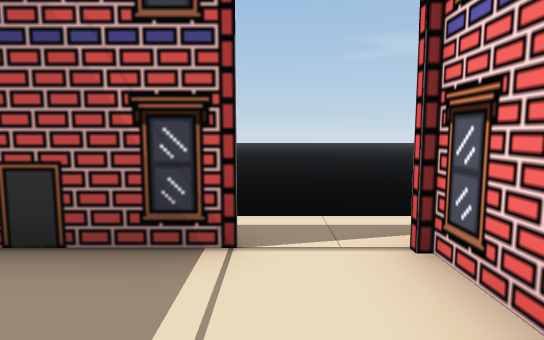
view 1 (above)

24 first-person views from a walk through a Unity game level. The camera is 1.5 m above the floor, tilts 6° down and sees 75° across. The floor is counted in squares, 1.8 m on a side. Each view is taken from the middle of a square. On the plan, view 1 faces up. The plan holds only what a view shows up to about 12 squares ahead; the rest is blank. The place goes on beyond the plan. The player is left out.

view 2
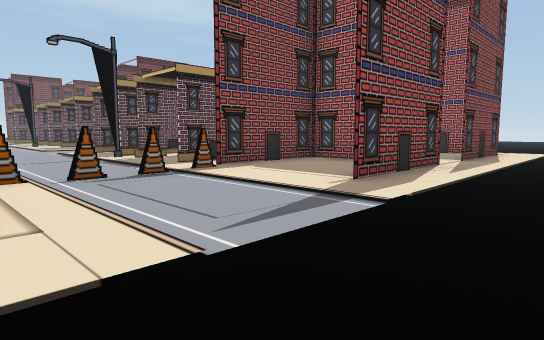

view 3
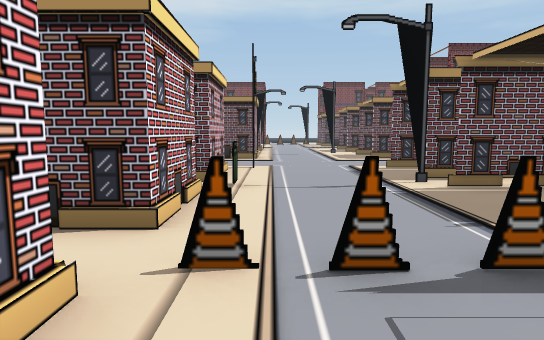

view 4
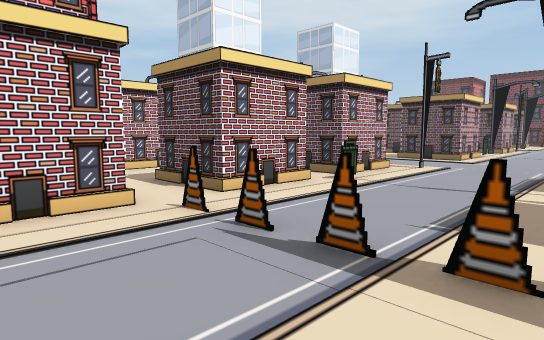

view 5
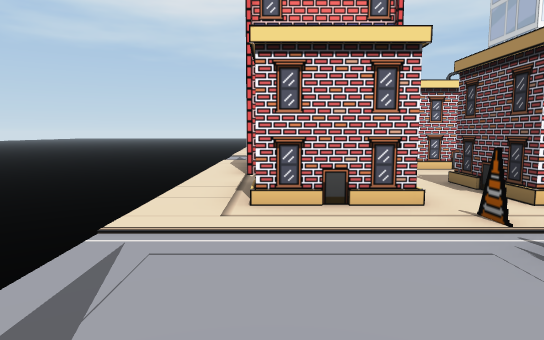

view 6
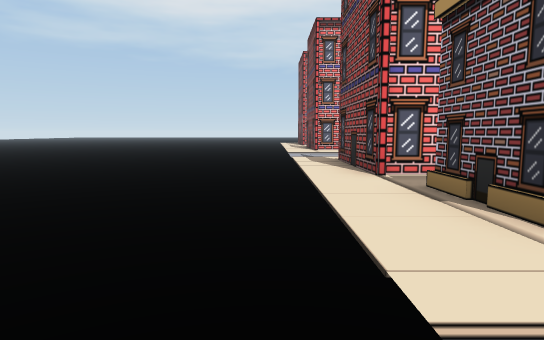

view 7
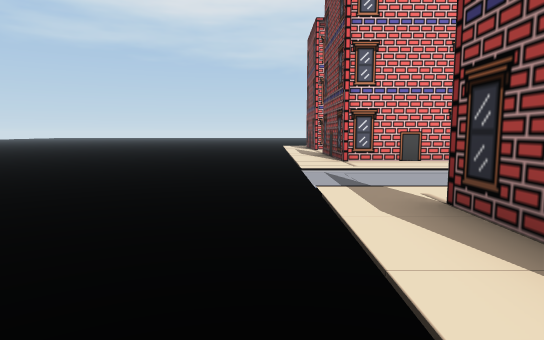

view 8
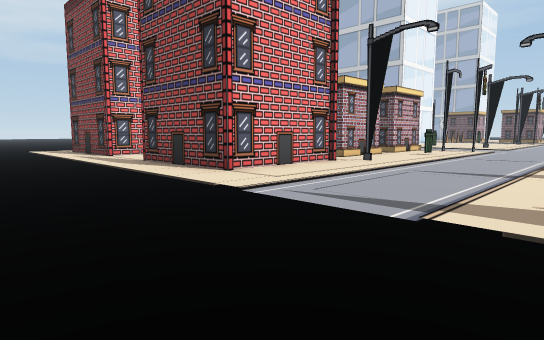

view 9
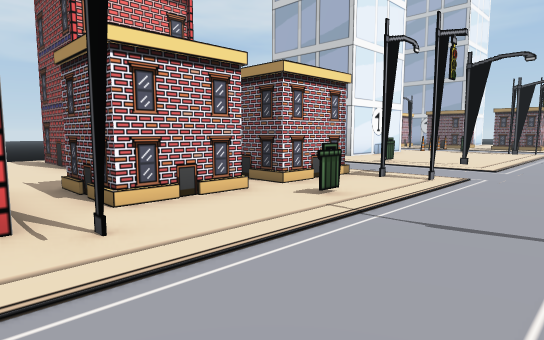

view 10
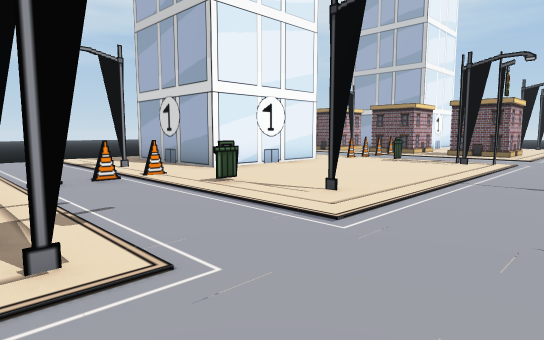

view 11
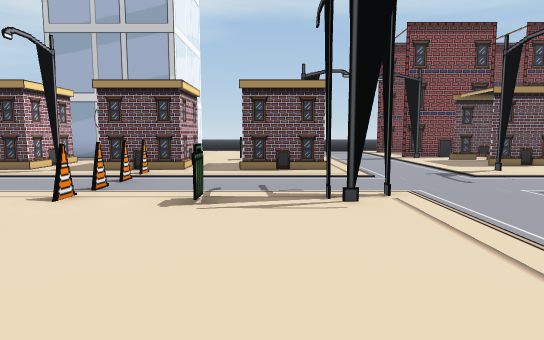

view 12
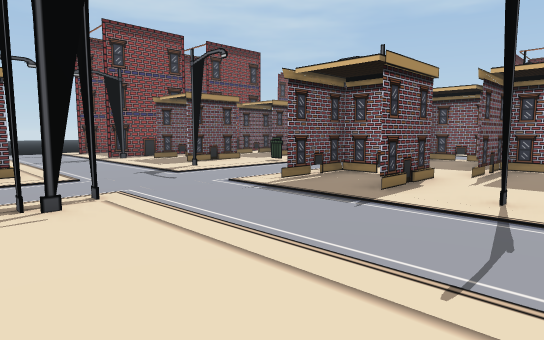

view 13
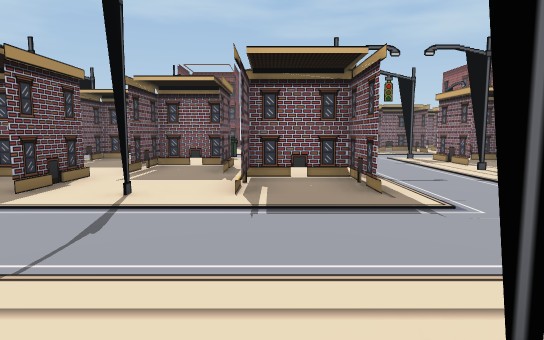

view 14
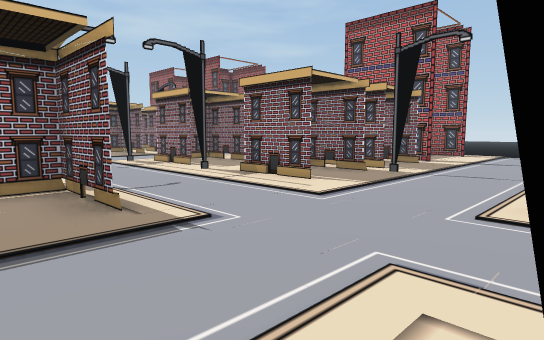

view 15
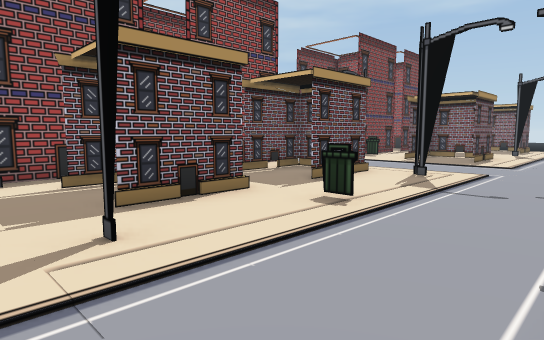

view 16
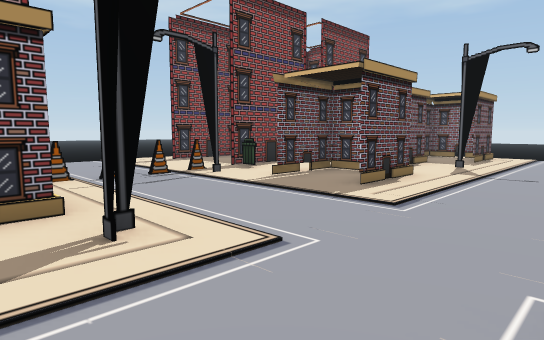

view 17
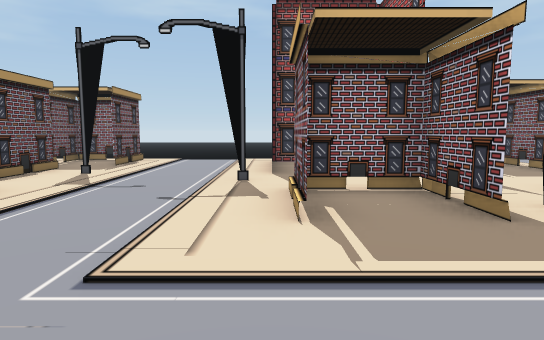

view 18
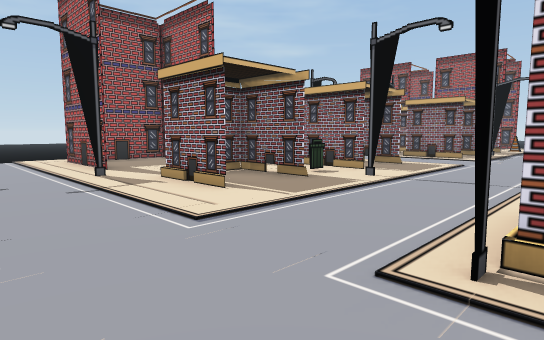

view 19
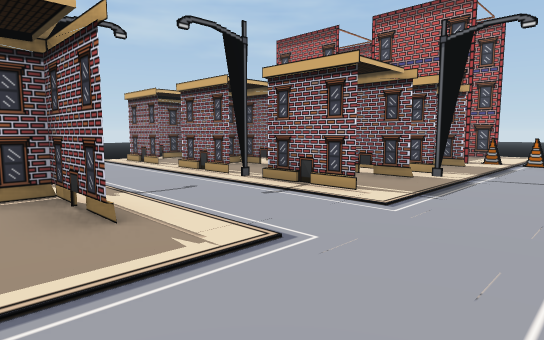

view 20
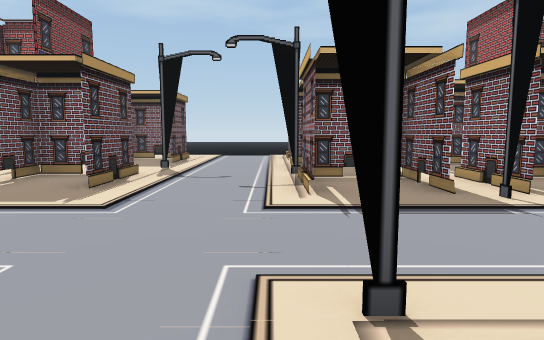

view 21
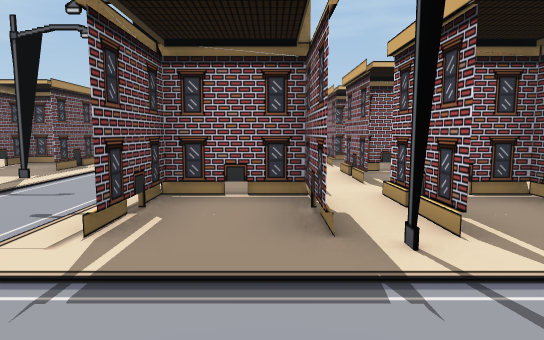

view 22
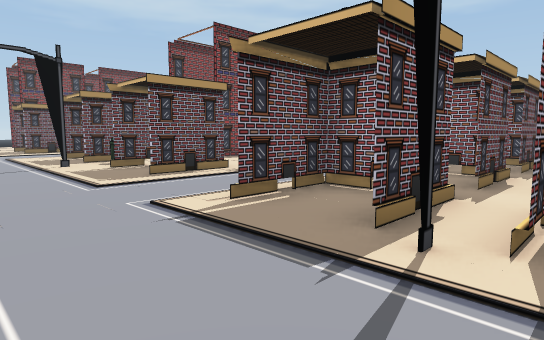

view 23
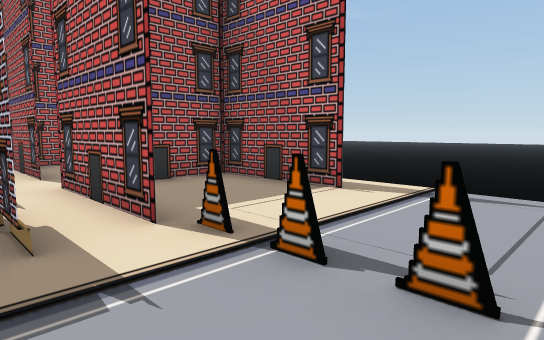

view 24
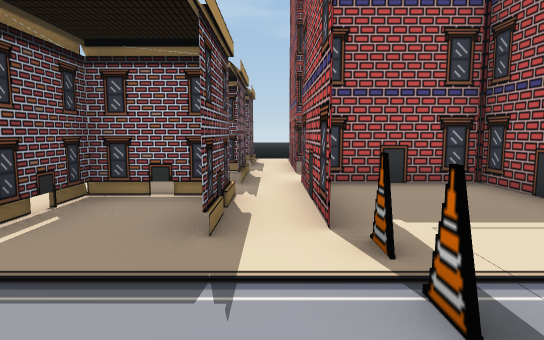

### Floor plan
Key: @ floor where view 1 was taken; # wall or solid block; x gap in a wall; . main floor; - floor 0.5 m lower than the main floor; B building; C cone; P pole.
Columns run from 4 left of view 1 to 27 right of it. Each row starts with its distance up from view 1.
  9    --------     ------------
  8    --------    -------------
  7    --------   --------------
  6    --------  ---------------
  5      ------ -----------------
  4  -------  ----------------------
  3  ......B.........B..............
  2  ###.###....B#####.....###..###
  1  #...#......B     .....#    #
  0  B..@B.BCCCC#B B  .....B    B
 -1     .###....BB###B....##  ..
 -2 BBBBBBBBB...B  .B......BB......
 -3 BBBBBBBBB...B   B##....BB    ##
 -4   .......#..BB# BB#....#B
 -5 BBBBBBBBB...B... ......B
 -6 BBBBBBBBB...BBx.BB.....B
 -7 ...........P.........P........
 -8 ..........................C.....
 -9  ...#.........  ..........C.#...
-10  BB#..B#....BB..BBB...#.#.......
-11  B....#.....BB  BBB.......BBBB.
-12  #B ..BB......BB..........B
-13  B   ..#.#....#...#.......B
-14  #....B#....  BB..........B
-15  #....#.....BB..BBB.......B
-16 .B##..BB....BB..BBB.....#.C
-17 .....#.....P.. ......P....C.
-18 ..........................C..
-19 ..........................C...
-20 BB#...BB.......#..#...BB.BBxxB
-21 B. BB.B.....BB..BB....  .B  .B
-22 BB    BB....B... .....BB.B  .B
-23    BB ......BB# BB....  #.BBBB
-24  BBBBBBBCC.CBBB BBB...  ..
-25        .....       ...
-26       ......
-27       ##...
-28         ...

Where each view was taken, in squares from view 1:
view 1: 0 up, 0 right, facing up
view 2: 5 up, 8 right, facing down-left
view 3: 2 up, 7 right, facing down
view 4: 2 up, 4 right, facing down-right
view 5: 2 up, 4 right, facing right
view 6: 4 up, 6 right, facing right
view 7: 4 up, 11 right, facing right
view 8: 6 up, 14 right, facing down-right
view 9: 0 up, 15 right, facing down-right
view 10: 6 down, 15 right, facing down-right
view 11: 12 down, 19 right, facing down
view 12: 12 down, 19 right, facing down-left
view 13: 11 down, 19 right, facing left
view 14: 11 down, 18 right, facing up-left
view 15: 17 down, 15 right, facing down-left
view 16: 17 down, 9 right, facing down-left
view 17: 16 down, 7 right, facing left
view 18: 19 down, 8 right, facing up-left
view 19: 11 down, 7 right, facing up-left
view 20: 7 down, 9 right, facing left
view 21: 5 down, 7 right, facing left
view 22: 3 down, 7 right, facing down-left
view 23: 2 down, 7 right, facing up-left
view 24: 1 down, 7 right, facing left
